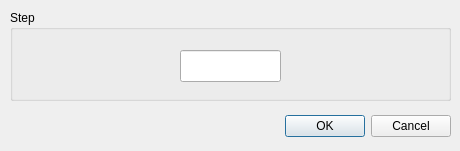
<?xml version="1.0" encoding="UTF-8"?>
<ui version="4.0">
 <class>DialogThrottleModeSettings</class>
 <widget class="QDialog" name="DialogThrottleModeSettings">
  <property name="geometry">
   <rect>
    <x>0</x>
    <y>0</y>
    <width>460</width>
    <height>151</height>
   </rect>
  </property>
  <property name="windowTitle">
   <string>Dialog</string>
  </property>
  <widget class="QDialogButtonBox" name="buttonBox">
   <property name="geometry">
    <rect>
     <x>110</x>
     <y>110</y>
     <width>341</width>
     <height>32</height>
    </rect>
   </property>
   <property name="orientation">
    <enum>Qt::Horizontal</enum>
   </property>
   <property name="standardButtons">
    <set>QDialogButtonBox::Cancel|QDialogButtonBox::Ok</set>
   </property>
  </widget>
  <widget class="QGroupBox" name="groupBox">
   <property name="geometry">
    <rect>
     <x>10</x>
     <y>10</y>
     <width>441</width>
     <height>91</height>
    </rect>
   </property>
   <property name="title">
    <string>Step</string>
   </property>
   <widget class="QLineEdit" name="inputStep">
    <property name="geometry">
     <rect>
      <x>170</x>
      <y>40</y>
      <width>101</width>
      <height>32</height>
     </rect>
    </property>
   </widget>
  </widget>
 </widget>
 <resources/>
 <connections>
  <connection>
   <sender>buttonBox</sender>
   <signal>accepted()</signal>
   <receiver>DialogThrottleModeSettings</receiver>
   <slot>accept()</slot>
   <hints>
    <hint type="sourcelabel">
     <x>248</x>
     <y>254</y>
    </hint>
    <hint type="destinationlabel">
     <x>157</x>
     <y>274</y>
    </hint>
   </hints>
  </connection>
  <connection>
   <sender>buttonBox</sender>
   <signal>rejected()</signal>
   <receiver>DialogThrottleModeSettings</receiver>
   <slot>reject()</slot>
   <hints>
    <hint type="sourcelabel">
     <x>316</x>
     <y>260</y>
    </hint>
    <hint type="destinationlabel">
     <x>286</x>
     <y>274</y>
    </hint>
   </hints>
  </connection>
 </connections>
</ui>
